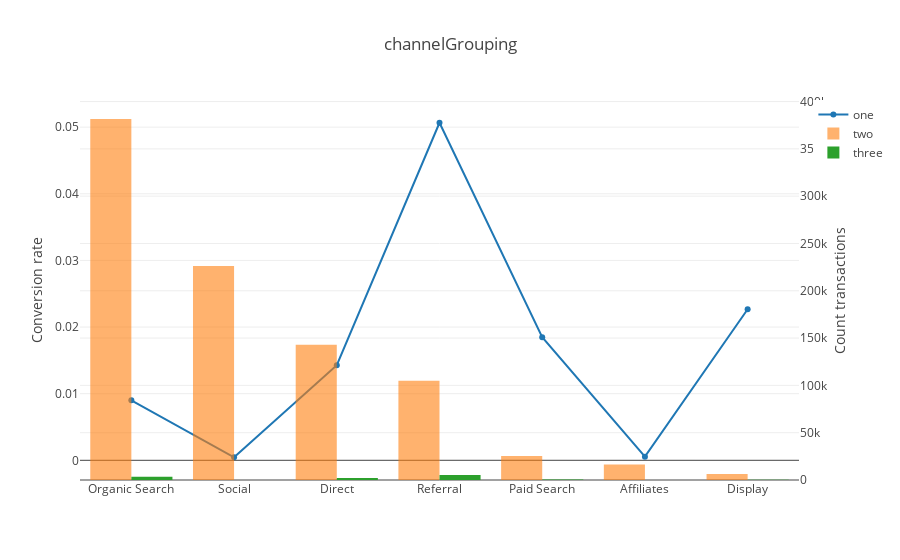

The notebook cell this image was saved under:
### Code cell
for i in ('channelGrouping', 'device.browser','device.deviceCategory','device.operatingSystem',
          'trafficSource.adContent', 'trafficSource.campaign','trafficSource.medium', 'trafficSource.source1', 'IsWeekend'):
    
    col= tdf.groupby([i])['totals.transactionRevenue'].count().reset_index()
    col2= tdf.groupby([i])['totals.hits'].count().reset_index()
    col2['new']=col['totals.transactionRevenue']/col2['totals.hits']    
    col3 = col.merge(col2 , on=i, how='left')
    col3 = col3[col3['totals.transactionRevenue']>0]
    col3=col3[col3['new']>0]
    col3=col3[col3['totals.hits']>1000]
    col3=col3.sort_values('totals.hits', ascending=False)
    
    trace0 = go.Scatter( x=col3[i], y=col3['new'], name='one', yaxis='y1')
    trace1= go.Bar(x=col3[i], y=col3['totals.hits'], name='two', yaxis='y2',opacity=0.6)
    trace2= go.Bar(x=col3[i], y=col3['totals.transactionRevenue'], name='three', yaxis='y2')
    
    layout = go.Layout(
    yaxis=dict(title='Conversion rate'),
    yaxis2=dict(title='Count transactions', overlaying='y', side='right'),
    title=i )

    data = [trace0, trace1, trace2] ; fig = go.Figure(data=data, layout=layout) ;iplot(fig, show_link=False)

### Figure 1 — Plotly figure (JSON) as saved in the notebook; plotly's stock layout.template omitted (floating-point values rounded to 4 significant figures)
{"data": [{"name": "one", "type": "scatter", "uid": "eb857212-ba33-11e8-b476-acbc3287d5f1", "x": ["Organic Search", "Social", "Direct", "Referral", "Paid Search", "Affiliates", "Display"], "y": [0.00901, 0.0004599, 0.01428, 0.05066, 0.01848, 0.0005487, 0.02268], "yaxis": "y"}, {"name": "two", "opacity": 0.6, "type": "bar", "uid": "eb8573ca-ba33-11e8-bc6e-acbc3287d5f1", "x": ["Organic Search", "Social", "Direct", "Referral", "Paid Search", "Affiliates", "Display"], "y": [381561, 226117, 143026, 104838, 25326, 16403, 6262], "yaxis": "y2"}, {"name": "three", "type": "bar", "uid": "eb85749c-ba33-11e8-b3d5-acbc3287d5f1", "x": ["Organic Search", "Social", "Direct", "Referral", "Paid Search", "Affiliates", "Display"], "y": [3438, 104, 2042, 5311, 468, 9, 142], "yaxis": "y2"}], "layout": {"title": "channelGrouping", "yaxis": {"title": "Conversion rate"}, "yaxis2": {"overlaying": "y", "side": "right", "title": "Count transactions"}}}
